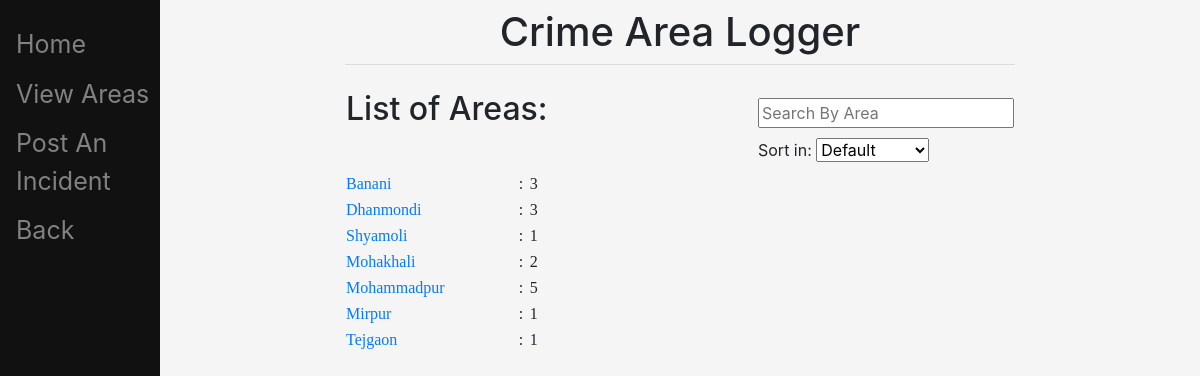
The page /Areas/ on the database as committed earlier.
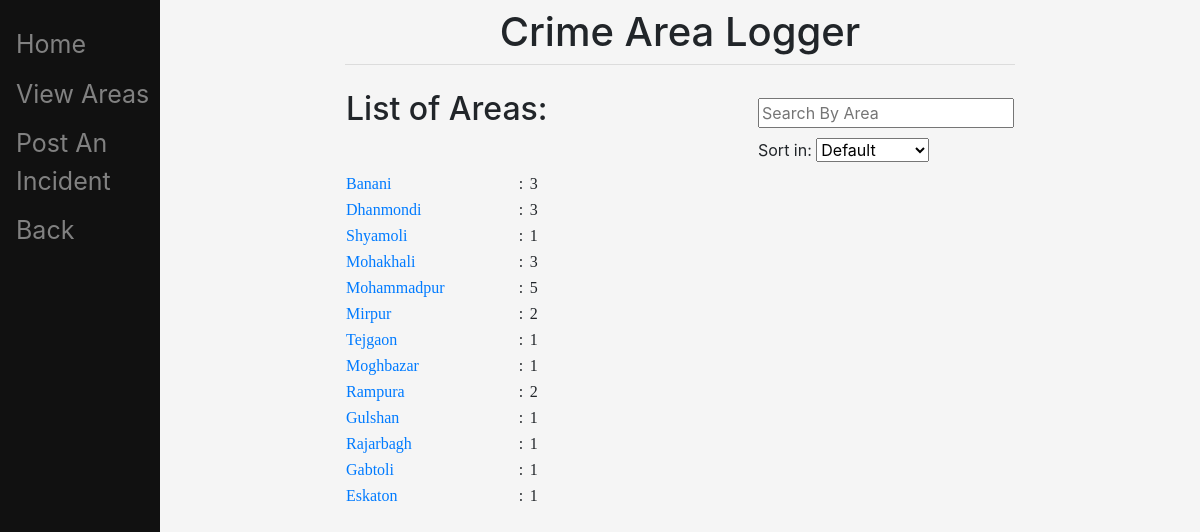
The same page on the database as committed later.
### main/models.py (models this page shows, shortened)
class Area(models.Model):
	name = models.CharField(max_length=150)
	number_of_crimes = models.IntegerField(default=0)

### main/views.py (the view)
# urls.py: path("Areas/", views.areas, name="areas"),
def areas(response):
	my_dict = {}
	for obj in list(Area.objects.all()):
		my_dict[obj.name] = obj.number_of_crimes
	return render(response, "main/list.html", {'my_dict':my_dict})

### main/templates/main/list.html (shortened to what this page needs)
{% extends 'main/base.html' %}
{% block content %}
	<table> <tr>
		<td style="width:500px"> <h2>List of Areas:</h2> </td>
		<td>
			<form class="example" action='' id='form'>
			 	<input type="text" placeholder="Search By Area" name="search" id='query'>
			</form>
		</td>
		</tr>
		<tr> <td></td>
		<td>
			<form>  <label> Sort in: </label>
				<select id='sort' onchange='sortChanged(this.value);'>
					<option value = "Default"> Default </option>
				</select>
			</form>
 		</td>
 		</tr>
 	 </table>
	<table style="width:30%; text-align:left; font-family:tahoma" >
		{% for sl,info in my_dict.items %}
		<tr> <td>  <a href="http://127.0.0.1:8000/Areas/incidents/{{sl}}">{{sl}}</a> </td> <td> : </td><td> {{info}}  </td> </tr>
		{% endfor %}
	</table>
{% endblock %}

Rows that differ between the two databases and show on the page:
added Area: my_dict "Moghbazar"
added Area: my_dict "Rampura"
added Area: my_dict "Gulshan"
added Area: my_dict "Rajarbagh"
added Area: my_dict "Gabtoli"
added Area: my_dict "Eskaton"
Other text that changed with them:
new list line: "Mohakhali"
new list line: ": 3"
new list line: "Mirpur"
new list line: ": 2"
new list line: ": 1"
list line gone: "Mohakhali"
list line gone: ": 2"
list line gone: "Mirpur"
list line gone: ": 1"
